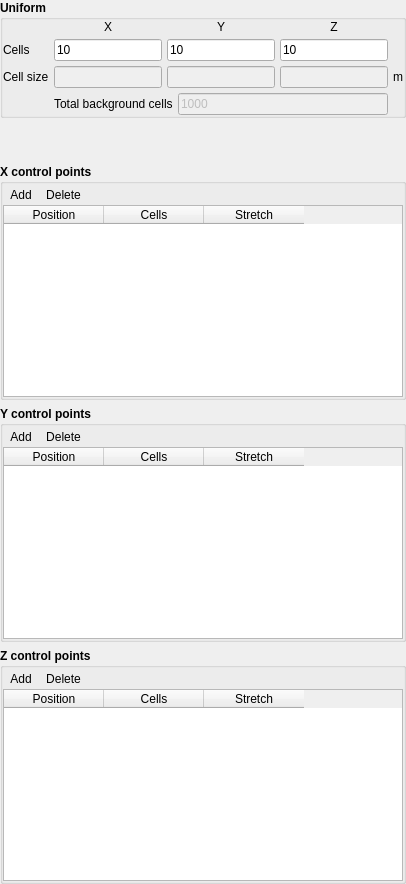
     <widget class="QWidget" name="background">
      <layout class="QGridLayout" name="gridLayout_3">
       <property name="leftMargin">
        <number>0</number>
       </property>
       <property name="topMargin">
        <number>0</number>
       </property>
       <property name="rightMargin">
        <number>0</number>
       </property>
       <property name="bottomMargin">
        <number>0</number>
       </property>
       <property name="spacing">
        <number>6</number>
       </property>
       <item row="3" column="0">
        <widget class="QGroupBox" name="groupBox_3">
         <property name="font">
          <font>
           <weight>75</weight>
           <bold>true</bold>
          </font>
         </property>
         <property name="title">
          <string>Y control points</string>
         </property>
         <property name="flat">
          <bool>true</bool>
         </property>
         <layout class="QGridLayout" name="gridLayout_50">
          <property name="leftMargin">
           <number>0</number>
          </property>
          <property name="topMargin">
           <number>0</number>
          </property>
          <property name="rightMargin">
           <number>0</number>
          </property>
          <property name="bottomMargin">
           <number>0</number>
          </property>
          <property name="spacing">
           <number>0</number>
          </property>
          <item row="1" column="0">
           <widget class="Table" name="table_mesh_control_points_y">
            <property name="font">
             <font>
              <weight>50</weight>
              <bold>false</bold>
             </font>
            </property>
            <column>
             <property name="text">
              <string>Position</string>
             </property>
            </column>
            <column>
             <property name="text">
              <string>Cells</string>
             </property>
            </column>
            <column>
             <property name="text">
              <string>Stretch</string>
             </property>
            </column>
           </widget>
          </item>
          <item row="0" column="0">
           <widget class="QWidget" name="frame_4" native="true">
            <property name="font">
             <font>
              <weight>50</weight>
              <bold>false</bold>
             </font>
            </property>
            <layout class="QHBoxLayout" name="horizontalLayout_23">
             <property name="spacing">
              <number>0</number>
             </property>
             <property name="leftMargin">
              <number>0</number>
             </property>
             <property name="topMargin">
              <number>0</number>
             </property>
             <property name="rightMargin">
              <number>0</number>
             </property>
             <property name="bottomMargin">
              <number>0</number>
             </property>
             <item>
              <widget class="QToolButton" name="toolbutton_mesh_add_y">
               <property name="font">
                <font>
                 <weight>50</weight>
                 <bold>false</bold>
                </font>
               </property>
               <property name="text">
                <string>Add</string>
               </property>
               <property name="autoRaise">
                <bool>true</bool>
               </property>
              </widget>
             </item>
             <item>
              <widget class="QToolButton" name="toolbutton_mesh_remove_y">
               <property name="font">
                <font>
                 <weight>50</weight>
                 <bold>false</bold>
                </font>
               </property>
               <property name="text">
                <string>Delete</string>
               </property>
               <property name="autoRaise">
                <bool>true</bool>
               </property>
              </widget>
             </item>
             <item>
              <spacer name="horizontalSpacer_10">
               <property name="orientation">
                <enum>Qt::Horizontal</enum>
               </property>
               <property name="sizeHint" stdset="0">
                <size>
                 <width>40</width>
                 <height>20</height>
                </size>
               </property>
              </spacer>
             </item>
            </layout>
           </widget>
          </item>
         </layout>
        </widget>
       </item>
       <item row="1" column="0">
        <spacer name="verticalSpacer_8">
         <property name="orientation">
          <enum>Qt::Vertical</enum>
         </property>
         <property name="sizeType">
          <enum>QSizePolicy::Maximum</enum>
         </property>
         <property name="sizeHint" stdset="0">
          <size>
           <width>20</width>
           <height>40</height>
          </size>
         </property>
        </spacer>
       </item>
       <item row="2" column="0">
        <widget class="QGroupBox" name="groupBox_2">
         <property name="font">
          <font>
           <weight>75</weight>
           <bold>true</bold>
          </font>
         </property>
         <property name="title">
          <string>X control points</string>
         </property>
         <property name="flat">
          <bool>true</bool>
         </property>
         <layout class="QGridLayout" name="gridLayout_49">
          <property name="leftMargin">
           <number>0</number>
          </property>
          <property name="topMargin">
           <number>0</number>
          </property>
          <property name="rightMargin">
           <number>0</number>
          </property>
          <property name="bottomMargin">
           <number>0</number>
          </property>
          <property name="horizontalSpacing">
           <number>5</number>
          </property>
          <property name="verticalSpacing">
           <number>0</number>
          </property>
          <item row="1" column="0">
           <widget class="Table" name="table_mesh_control_points_x">
            <property name="font">
             <font>
              <weight>50</weight>
              <bold>false</bold>
             </font>
            </property>
            <column>
             <property name="text">
              <string>Position</string>
             </property>
            </column>
            <column>
             <property name="text">
              <string>Cells</string>
             </property>
            </column>
            <column>
             <property name="text">
              <string>Stretch</string>
             </property>
            </column>
           </widget>
          </item>
          <item row="0" column="0">
           <widget class="QWidget" name="frame_2" native="true">
            <property name="font">
             <font>
              <weight>50</weight>
              <bold>false</bold>
             </font>
            </property>
            <layout class="QHBoxLayout" name="horizontalLayout_27">
             <property name="spacing">
              <number>0</number>
             </property>
             <property name="leftMargin">
              <number>0</number>
             </property>
             <property name="topMargin">
              <number>0</number>
             </property>
             <property name="rightMargin">
              <number>0</number>
             </property>
             <property name="bottomMargin">
              <number>0</number>
             </property>
             <item>
              <widget class="QToolButton" name="toolbutton_mesh_add_x">
               <property name="font">
                <font>
                 <weight>50</weight>
                 <bold>false</bold>
                </font>
               </property>
               <property name="text">
                <string>Add</string>
               </property>
               <property name="autoRaise">
                <bool>true</bool>
               </property>
              </widget>
             </item>
             <item>
              <widget class="QToolButton" name="toolbutton_mesh_remove_x">
               <property name="font">
                <font>
                 <weight>50</weight>
                 <bold>false</bold>
                </font>
               </property>
               <property name="text">
                <string>Delete</string>
               </property>
               <property name="autoRaise">
                <bool>true</bool>
               </property>
              </widget>
             </item>
             <item>
              <spacer name="horizontalSpacer_9">
               <property name="orientation">
                <enum>Qt::Horizontal</enum>
               </property>
               <property name="sizeHint" stdset="0">
                <size>
                 <width>40</width>
                 <height>20</height>
                </size>
               </property>
              </spacer>
             </item>
            </layout>
           </widget>
          </item>
         </layout>
        </widget>
       </item>
       <item row="4" column="0">
        <widget class="QGroupBox" name="groupBox_4">
         <property name="font">
          <font>
           <weight>75</weight>
           <bold>true</bold>
          </font>
         </property>
         <property name="title">
          <string>Z control points</string>
         </property>
         <property name="flat">
          <bool>true</bool>
         </property>
         <layout class="QGridLayout" name="gridLayout_51">
          <property name="leftMargin">
           <number>0</number>
          </property>
          <property name="topMargin">
           <number>0</number>
          </property>
          <property name="rightMargin">
           <number>0</number>
          </property>
          <property name="bottomMargin">
           <number>0</number>
          </property>
          <property name="spacing">
           <number>0</number>
          </property>
          <item row="1" column="0">
           <widget class="Table" name="table_mesh_control_points_z">
            <property name="font">
             <font>
              <weight>50</weight>
              <bold>false</bold>
             </font>
            </property>
            <column>
             <property name="text">
              <string>Position</string>
             </property>
            </column>
            <column>
             <property name="text">
              <string>Cells</string>
             </property>
            </column>
            <column>
             <property name="text">
              <string>Stretch</string>
             </property>
            </column>
           </widget>
          </item>
          <item row="0" column="0">
           <widget class="QWidget" name="frame_33" native="true">
            <property name="font">
             <font>
              <weight>50</weight>
              <bold>false</bold>
             </font>
            </property>
            <layout class="QHBoxLayout" name="horizontalLayout_3">
             <property name="spacing">
              <number>0</number>
             </property>
             <property name="leftMargin">
              <number>0</number>
             </property>
             <property name="topMargin">
              <number>0</number>
             </property>
             <property name="rightMargin">
              <number>0</number>
             </property>
             <property name="bottomMargin">
              <number>0</number>
             </property>
             <item>
              <widget class="QToolButton" name="toolbutton_mesh_add_z">
               <property name="font">
                <font>
                 <weight>50</weight>
                 <bold>false</bold>
                </font>
               </property>
               <property name="text">
                <string>Add</string>
               </property>
               <property name="autoRaise">
                <bool>true</bool>
               </property>
              </widget>
             </item>
             <item>
              <widget class="QToolButton" name="toolbutton_mesh_remove_z">
               <property name="font">
                <font>
                 <weight>50</weight>
                 <bold>false</bold>
                </font>
               </property>
               <property name="text">
                <string>Delete</string>
               </property>
               <property name="autoRaise">
                <bool>true</bool>
               </property>
              </widget>
             </item>
             <item>
              <spacer name="horizontalSpacer_11">
               <property name="orientation">
                <enum>Qt::Horizontal</enum>
               </property>
               <property name="sizeHint" stdset="0">
                <size>
                 <width>40</width>
                 <height>20</height>
                </size>
               </property>
              </spacer>
             </item>
            </layout>
           </widget>
          </item>
         </layout>
        </widget>
       </item>
       <item row="0" column="0">
        <widget class="QGroupBox" name="groupbox_mesh_uniform">
         <property name="font">
          <font>
           <weight>75</weight>
           <bold>true</bold>
          </font>
         </property>
         <property name="title">
          <string>Uniform</string>
         </property>
         <property name="flat">
          <bool>true</bool>
         </property>
         <layout class="QGridLayout" name="gridLayout_2">
          <property name="leftMargin">
           <number>0</number>
          </property>
          <property name="topMargin">
           <number>0</number>
          </property>
          <property name="rightMargin">
           <number>0</number>
          </property>
          <property name="bottomMargin">
           <number>0</number>
          </property>
          <property name="spacing">
           <number>5</number>
          </property>
          <item row="0" column="3">
           <widget class="QLabel" name="label_mesh_z">
            <property name="font">
             <font>
              <weight>50</weight>
              <bold>false</bold>
             </font>
            </property>
            <property name="text">
             <string>Z</string>
            </property>
            <property name="alignment">
             <set>Qt::AlignCenter</set>
            </property>
           </widget>
          </item>
          <item row="0" column="1">
           <widget class="QLabel" name="label_mesh_x">
            <property name="font">
             <font>
              <weight>50</weight>
              <bold>false</bold>
             </font>
            </property>
            <property name="text">
             <string>X</string>
            </property>
            <property name="alignment">
             <set>Qt::AlignCenter</set>
            </property>
           </widget>
          </item>
          <item row="0" column="2">
           <widget class="QLabel" name="label_mesh_y">
            <property name="font">
             <font>
              <weight>50</weight>
              <bold>false</bold>
             </font>
            </property>
            <property name="text">
             <string>Y</string>
            </property>
            <property name="alignment">
             <set>Qt::AlignCenter</set>
            </property>
           </widget>
          </item>
          <item row="1" column="3">
           <widget class="LineEdit" name="lineedit_keyword_kmax">
            <property name="font">
             <font>
              <weight>50</weight>
              <bold>false</bold>
             </font>
            </property>
            <property name="text">
             <string>10</string>
            </property>
           </widget>
          </item>
          <item row="2" column="4">
           <widget class="QLabel" name="label_cell_size_units">
            <property name="font">
             <font>
              <weight>50</weight>
              <bold>false</bold>
             </font>
            </property>
            <property name="text">
             <string>m</string>
            </property>
           </widget>
          </item>
          <item row="1" column="2">
           <widget class="LineEdit" name="lineedit_keyword_jmax">
            <property name="font">
             <font>
              <weight>50</weight>
              <bold>false</bold>
             </font>
            </property>
            <property name="text">
             <string>10</string>
            </property>
           </widget>
          </item>
          <item row="2" column="0">
           <widget class="QLabel" name="label_5">
            <property name="font">
             <font>
              <weight>50</weight>
              <bold>false</bold>
             </font>
            </property>
            <property name="text">
             <string>Cell size</string>
            </property>
           </widget>
          </item>
          <item row="1" column="1">
           <widget class="LineEdit" name="lineedit_keyword_imax">
            <property name="font">
             <font>
              <weight>50</weight>
              <bold>false</bold>
             </font>
            </property>
            <property name="text">
             <string>10</string>
            </property>
           </widget>
          </item>
          <item row="2" column="1">
           <widget class="QLineEdit" name="lineedit_mesh_cells_size_x">
            <property name="enabled">
             <bool>false</bool>
            </property>
            <property name="font">
             <font>
              <weight>50</weight>
              <bold>false</bold>
             </font>
            </property>
            <property name="readOnly">
             <bool>true</bool>
            </property>
           </widget>
          </item>
          <item row="2" column="3">
           <widget class="QLineEdit" name="lineedit_mesh_cells_size_z">
            <property name="enabled">
             <bool>false</bool>
            </property>
            <property name="font">
             <font>
              <weight>50</weight>
              <bold>false</bold>
             </font>
            </property>
            <property name="readOnly">
             <bool>true</bool>
            </property>
           </widget>
          </item>
          <item row="1" column="0">
           <widget class="QLabel" name="label_4">
            <property name="font">
             <font>
              <weight>50</weight>
              <bold>false</bold>
             </font>
            </property>
            <property name="text">
             <string>Cells</string>
            </property>
           </widget>
          </item>
          <item row="2" column="2">
           <widget class="QLineEdit" name="lineedit_mesh_cells_size_y">
            <property name="enabled">
             <bool>false</bool>
            </property>
            <property name="font">
             <font>
              <weight>50</weight>
              <bold>false</bold>
             </font>
            </property>
            <property name="readOnly">
             <bool>true</bool>
            </property>
           </widget>
          </item>
          <item row="3" column="1" colspan="3">
           <widget class="QWidget" name="widget" native="true">
            <property name="font">
             <font>
              <weight>50</weight>
              <bold>false</bold>
             </font>
            </property>
            <layout class="QHBoxLayout" name="horizontalLayout_2">
             <property name="spacing">
              <number>5</number>
             </property>
             <property name="leftMargin">
              <number>0</number>
             </property>
             <property name="topMargin">
              <number>0</number>
             </property>
             <property name="rightMargin">
              <number>0</number>
             </property>
             <property name="bottomMargin">
              <number>0</number>
             </property>
             <item>
              <widget class="QLabel" name="label">
               <property name="font">
                <font>
                 <weight>50</weight>
                 <bold>false</bold>
                </font>
               </property>
               <property name="text">
                <string>Total background cells</string>
               </property>
              </widget>
             </item>
             <item>
              <widget class="QLineEdit" name="lineEdit_total_background_cells">
               <property name="enabled">
                <bool>false</bool>
               </property>
               <property name="font">
                <font>
                 <weight>50</weight>
                 <bold>false</bold>
                </font>
               </property>
               <property name="text">
                <string>1000</string>
               </property>
               <property name="readOnly">
                <bool>true</bool>
               </property>
              </widget>
             </item>
            </layout>
           </widget>
          </item>
         </layout>
        </widget>
       </item>
      </layout>
     </widget>
